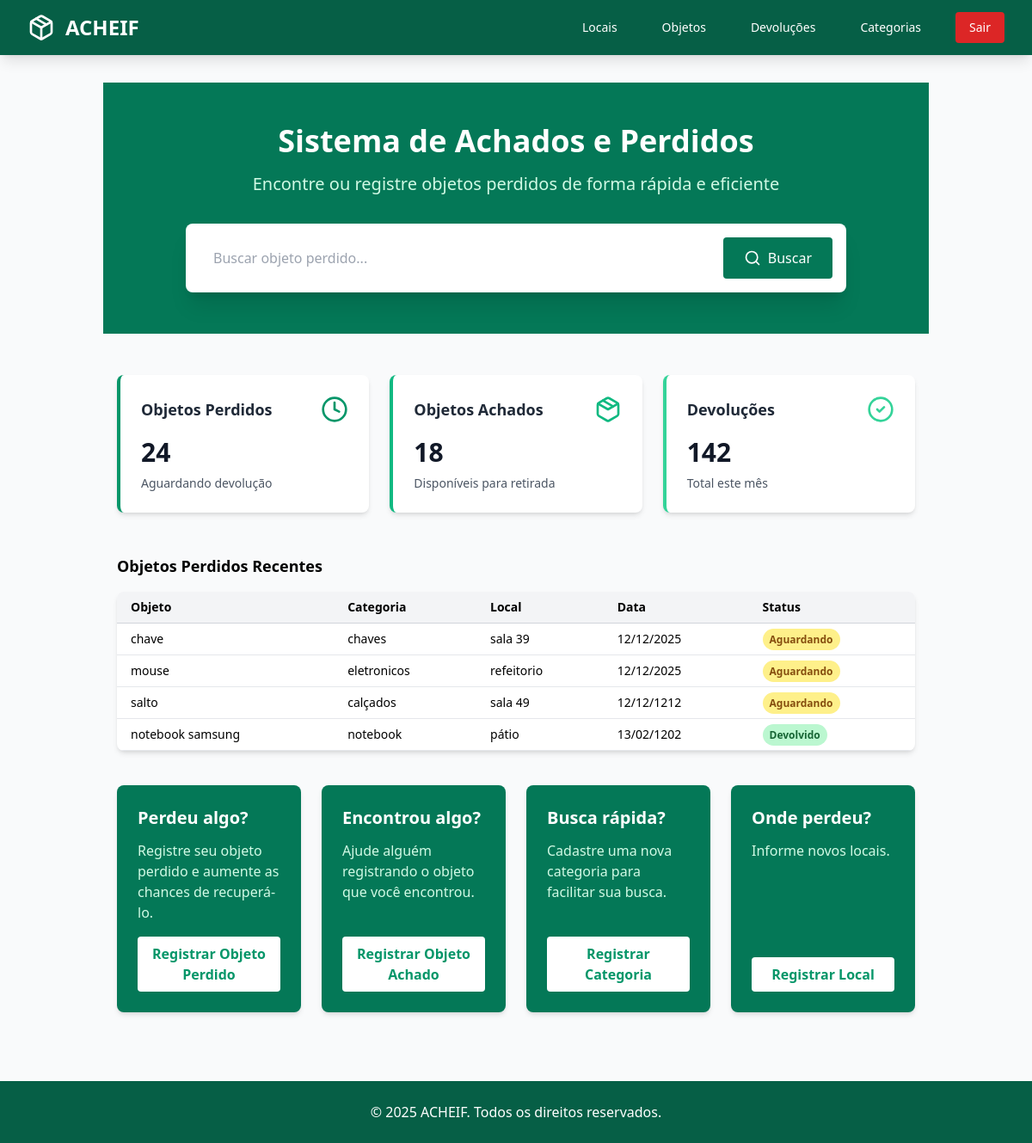
The app's page / (signed in), older data.
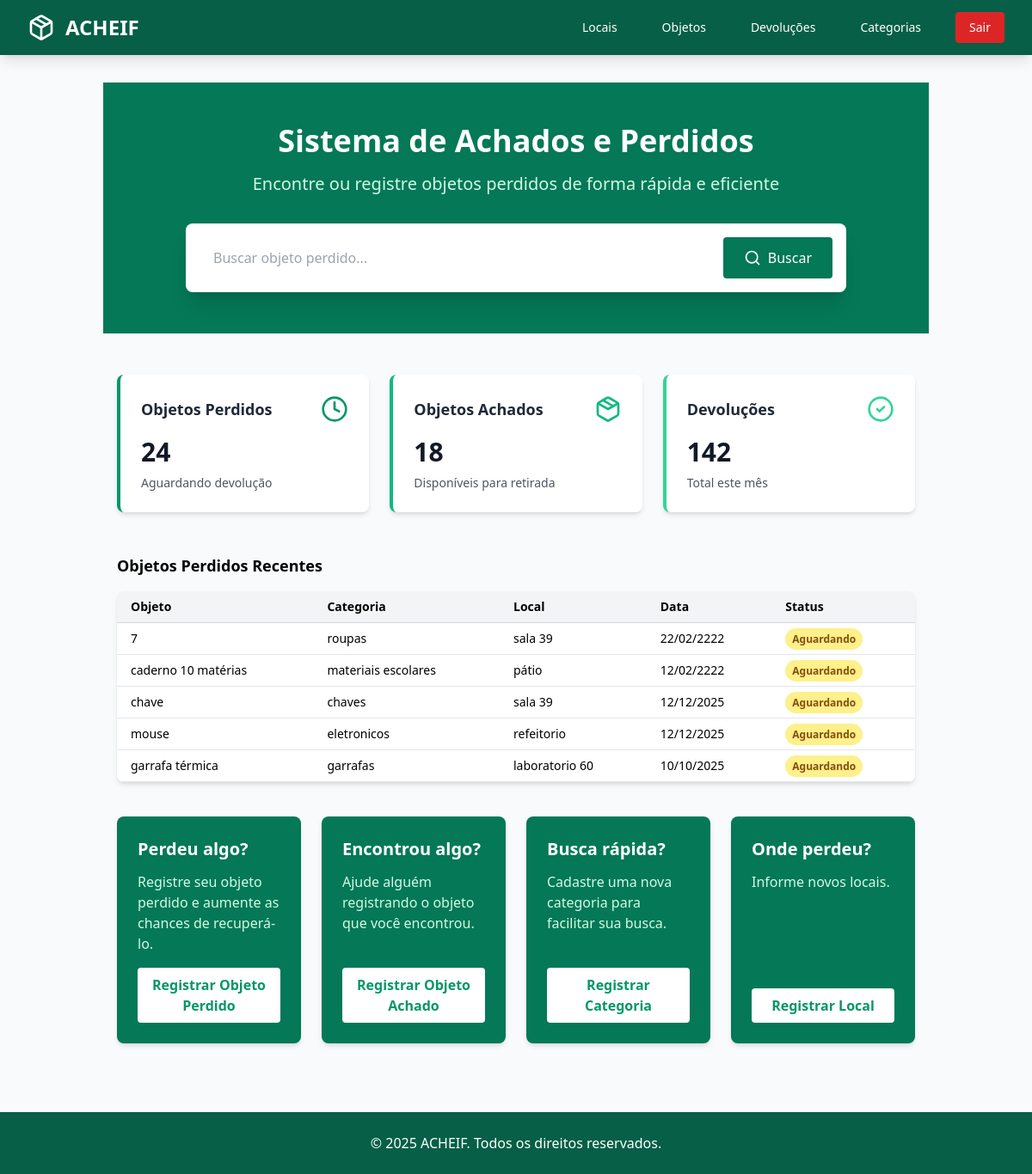
The same page, newer data.
### objetos/models.py (models this page shows, shortened)
class Objeto(models.Model):
    STATUS_CHOICES = [
        ('aguardando', 'Aguardando Devolução'),
        ('devolvido', 'Devolvido'),
    ]
    tipo = models.CharField(max_length=100)
    descricao = models.TextField()
    foto = models.ImageField(upload_to='objetos_fotos/', null=True, blank=True)  # novo campo
    data_achado = models.DateField()
    local_achado = models.CharField(max_length=100)
    categoria = models.ForeignKey(
        Categoria, on_delete=models.SET_NULL, null=True, blank=True, related_name="objetos"
    )
    status = models.CharField(max_length=20, choices=STATUS_CHOICES, default='aguardando')

class Categoria(models.Model):
    nome = models.CharField(max_length=50, unique=True)
    descricao = models.TextField(blank=True, null=True)
    criado_em = models.DateTimeField(auto_now_add=True)
    atualizado_em = models.DateTimeField(auto_now=True)

### objetos/views.py (the view)
# urls.py: path('', views.dashboard, name='dashboard'),  # dashboard separado
@login_required
def dashboard(request):
    objetos_recentes = Objeto.objects.select_related('categoria').order_by('-data_achado')[:5]
    return render(request, "objetos/inicio.html", {
        'objetos_recentes': objetos_recentes,
    })

### objetos/templates/objetos/inicio.html (shortened to what the changed rows need)
{% extends 'base.html' %}
{% block content %}
<section class="bg-emerald-700 text-white w-full py-12">
  <div class="max-w-7xl mx-auto px-6">
    <div class="max-w-3xl mx-auto text-center">
      <h2 class="text-4xl font-bold mb-4">Sistema de Achados e Perdidos</h2>
    </div>
  </div>
</section>
<main class="container mx-auto px-4 py-12">
  <h2 class="text-lg font-bold mb-4">Objetos Perdidos Recentes</h2>
  <table class="min-w-full bg-white rounded-lg shadow-md overflow-hidden">
    <thead class="bg-gray-100 border-b border-gray-300">
      <tr>
        <th class="py-2 px-4 text-left text-sm font-semibold">Objeto</th>
        <th class="py-2 px-4 text-left text-sm font-semibold">Categoria</th>
        <th class="py-2 px-4 text-left text-sm font-semibold">Local</th>
        <th class="py-2 px-4 text-left text-sm font-semibold">Data</th>
        <th class="py-2 px-4 text-left text-sm font-semibold">Status</th>
      </tr>
    </thead>
    <tbody>
      {% for objeto in objetos_recentes %}
      <tr class="border-b border-gray-200">
        <td class="py-2 px-4 text-sm">{{ objeto.tipo }}</td>
        <td class="py-2 px-4 text-sm">{% if objeto.categoria %}{{ objeto.categoria.nome }}{% else %}&mdash;{% endif %}</td>
        <td class="py-2 px-4 text-sm">{{ objeto.local_achado }}</td>
        <td class="py-2 px-4 text-sm">{{ objeto.data_achado|date:"d/m/Y" }}</td>
        <td class="py-2 px-4 text-sm">
          {% if objeto.status == 'aguardando' %}
            <span class="bg-yellow-200 text-yellow-800 rounded-full px-2 py-1 text-xs font-semibold">Aguardando</span>
          {% elif objeto.status == 'devolvido' %}
            <span class="bg-green-200 text-green-800 rounded-full px-2 py-1 text-xs font-semibold">Devolvido</span>
          {% else %}
            {{ objeto.get_status_display }}
          {% endif %}
        </td>
      </tr>
      {% empty %}
      <tr>
        <td colspan="5" class="py-4 text-center text-gray-500">Nenhum objeto perdido cadastrado.</td>
      </tr>
      {% endfor %}
    </tbody>
  </table>
</main>
{% endblock %}

Row changes from the older to the newer data that the page shows:
no longer on this page (row unchanged): Objeto: tipo "salto", categoria.nome "calçados", local_achado "sala 49", data_achado "12/12/1212", status "Aguardando"
no longer on this page (row unchanged): Objeto: tipo "notebook samsung", categoria.nome "notebook", local_achado "pátio", data_achado "13/02/1202", status "Devolvido"
added Objeto: tipo "7", categoria.nome "roupas", local_achado "sala 39", data_achado "22/02/2222", status "Aguardando"
added Objeto: tipo "caderno 10 matérias", categoria.nome "materiais escolares", local_achado "pátio", data_achado "12/02/2222", status "Aguardando"
added Objeto: tipo "garrafa térmica", categoria.nome "garrafas", local_achado "laboratorio 60", data_achado "10/10/2025", status "Aguardando"
